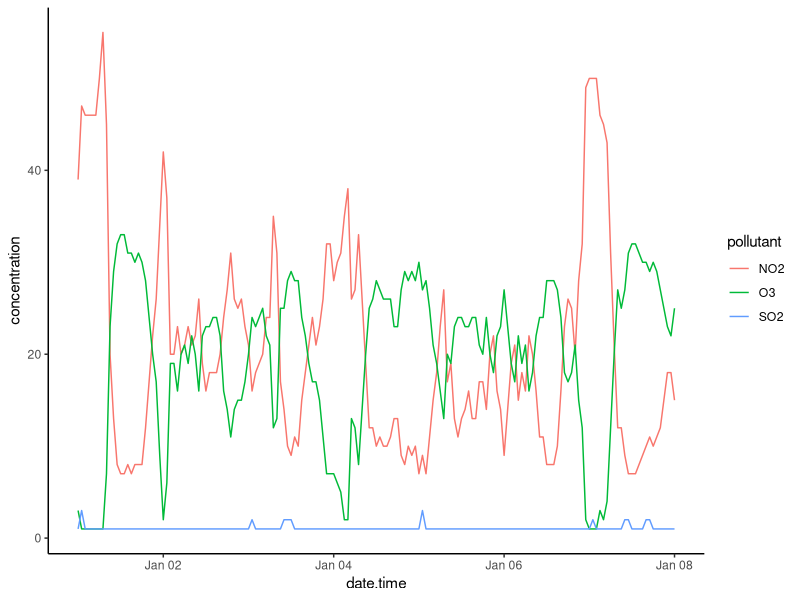

The R source for this figure:
## ---- chunk 1
x <- 2+2
x
## ---- chunk 2
library(tidyverse) 
library(knitr)

airPol <- read_csv("data/2018-01-01_60430_Toronto_ON.csv")

ggplot(data = airPol, 
       aes(x = date.time, 
           y = concentration, 
           colour = pollutant)) + 
  geom_line() +
  theme_classic()

sumAirPol <- airPol %>%
  drop_na() %>%
  group_by(city, naps, pollutant) %>%
  summarize(mean = mean(concentration), 
            sd = sd(concentration), 
            min = min(concentration), 
            max = max(concentration))

knitr::kable(sumAirPol, digits = 1)
